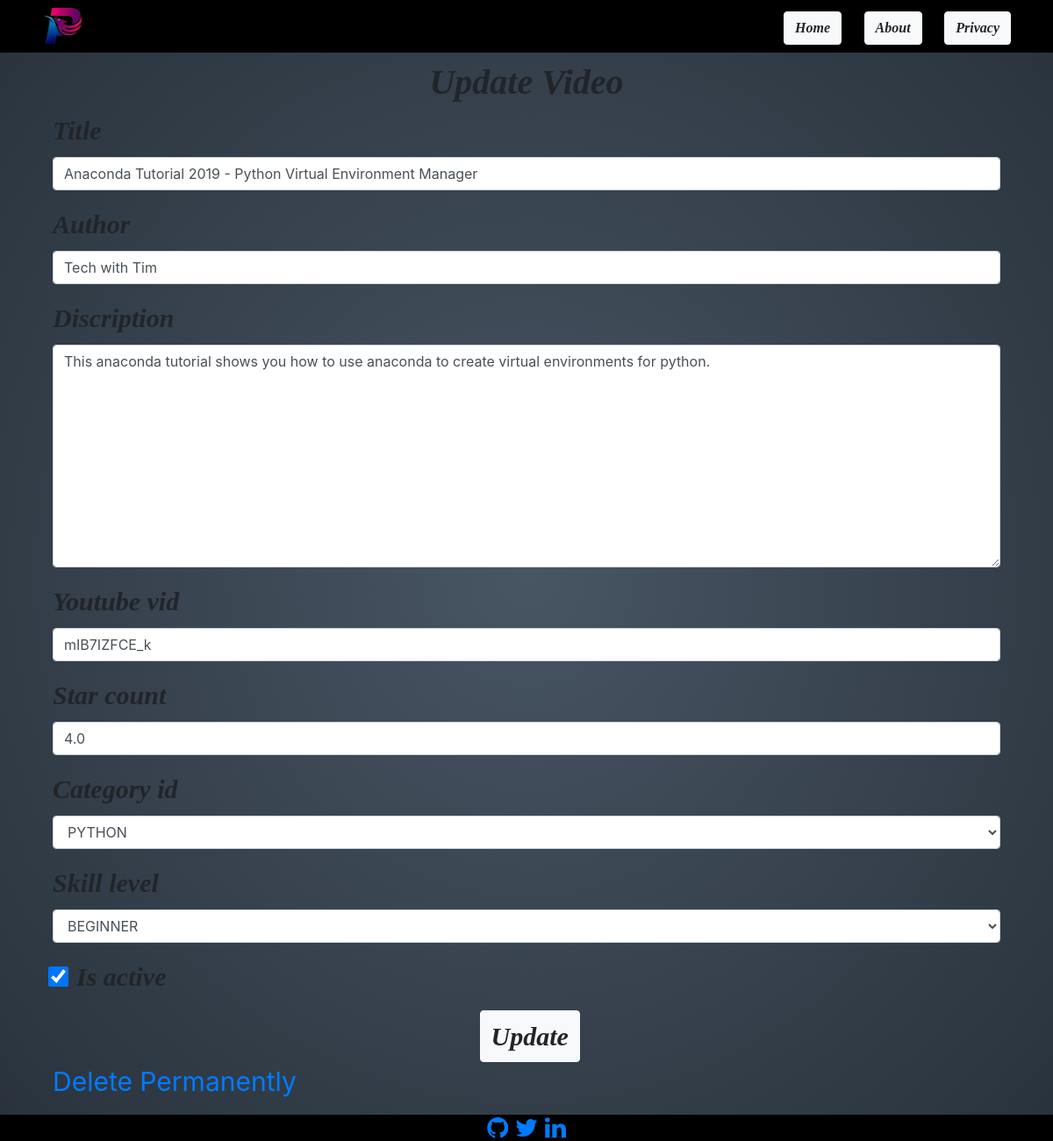
Screenshot of /video/update/1 with the database file from the repository.
### videos/models.py (models this page shows, shortened)
class Video(models.Model):
    CATEGORY_CHOICES=[
        (1,'HTML/CSS'),
        (2,'JAVASCRIPT'),
        (3,'PYTHON'),
        (4,'DJANGO')
    ]
    skill_level_CHOICES=[
        (1,'BEGINNER'),
        (2,'INTERMEDIATE'),
        (3,'EXPERT')
    ]
    title=models.CharField(max_length=180,unique=True)
    author=models.CharField(max_length=64)
    discription=models.TextField(unique=True,null=True)
    youtube_vid=models.CharField(max_length=11)
    star_count=models.DecimalField(max_digits=2,decimal_places=1)
    category_id=models.IntegerField(choices=CATEGORY_CHOICES)
    skill_level=models.IntegerField(choices=skill_level_CHOICES)
    is_active=models.BooleanField(default=True)
    posted_time=models.DateTimeField(auto_now_add=True)
    updated_time=models.DateTimeField(auto_now=True)
    class Meta:
        ordering=["-star_count","title"]

### videos/views.py (the view)
# urls.py: path('update/<int:pk>', VideoUpdateView.as_view(), name='video-update'),
class VideoUpdateView(SuccessMessageMixin,UpdateView):
    model = Video
    fields=['title','author', 'discription','youtube_vid', 'star_count','category_id', 'skill_level','is_active']
    success_url=reverse_lazy("video-list")
    success_message="VIDEO UPDATED!"

### videos/templates/videos/video_form.html (shortened to what this page needs)
{% extends "first_app/base.html" %}
{% load crispy_forms_tags %}
{% block maincontent %}
<div class='container'>
    <form method="POST">
        <h1>
            {% if form.instance.pk %}
            Update Video
            {% else %}
            Add New Video
            {% endif %}
        </h1>
        {{form|crispy}}
        {% if form.instance.pk %}
        <input type="submit" id="update" class="btn btn-light credate" value="Update"><br>
        <a href="{% url 'video-delete' video.id %}">Delete Permanently</a><br><br>
        {% else %}
        <input type="submit" class="btn btn-light credate" value="Create">&nbsp;&nbsp;
        <input type="reset" class="btn btn-light credate" value="Reset"><br><br>
        {% endif %}
    </form>
</div>
{% endblock maincontent %}

### first_app/static/first_app/css/stylesheet.css (style rules this page uses)
body { font-size: 20px; background: radial-gradient(#485563,#29323c) fixed; }
.btn { font-style: italic; font-family: 'Times New Roman', Times, serif; font-weight: 900; }
.container { margin-left: 15px; }

### videos/templates/videos/video_form.html (style rules this page uses)
form h1 { text-align: center; font-style: italic; font-family: 'Times New Roman', Times, serif; font-weight: bold; }
.requiredField,.form-check-label { font-style: italic; font-family: 'Times New Roman', Times, serif; font-weight: bold; }
.form-check-label { margin-left: 7px; }
.credate { text-align: center; font-size: 30px; }
.container input[type='submit'] { text-align: center; margin-left: 40%; }
.container input[type='checkbox'] { margin-top: 16px; transform:scale(1.8); }
#update { text-align: center; margin-left: 45.05%; }

### rows the page displays
Video: title "Anaconda Tutorial 2019 - Python Virtual Environment Manager", author "Tech with Tim", discription "This anaconda tutorial shows you how to use anaconda to create virtual environments for python.", youtube_vid "mIB7IZFCE_k", star_count "4.0", category_id "PYTHON", skill_level "BEGINNER", is_active "☑"
